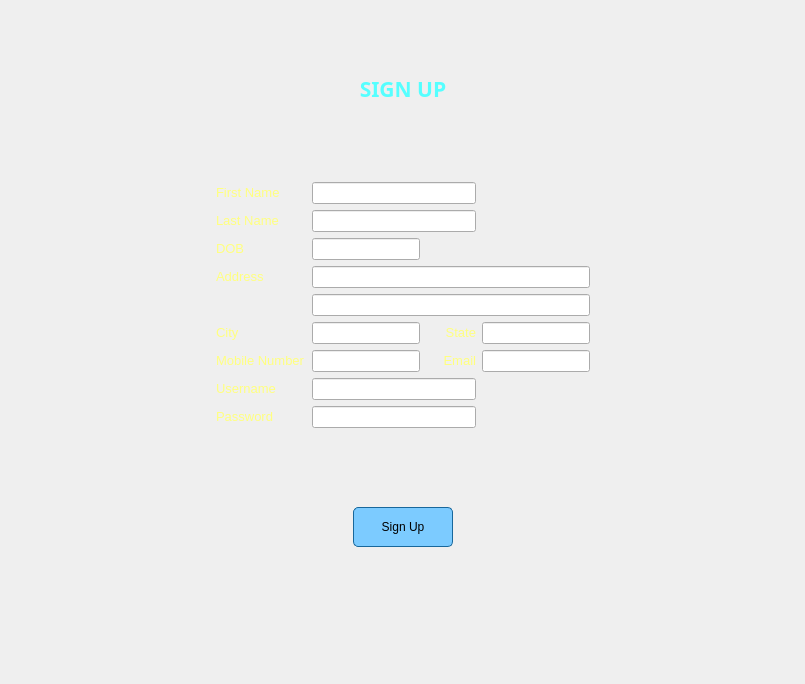
<?xml version="1.0" encoding="UTF-8"?>
<ui version="4.0">
 <class>signupwindow</class>
 <widget class="QWidget" name="signupwindow">
  <property name="geometry">
   <rect>
    <x>0</x>
    <y>0</y>
    <width>805</width>
    <height>684</height>
   </rect>
  </property>
  <property name="focusPolicy">
   <enum>Qt::StrongFocus</enum>
  </property>
  <property name="windowTitle">
   <string>Sign Up</string>
  </property>
  <layout class="QGridLayout" name="gridLayout_4">
   <item row="3" column="2">
    <spacer name="horizontalSpacer_2">
     <property name="orientation">
      <enum>Qt::Horizontal</enum>
     </property>
     <property name="sizeHint" stdset="0">
      <size>
       <width>40</width>
       <height>20</height>
      </size>
     </property>
    </spacer>
   </item>
   <item row="0" column="1">
    <spacer name="verticalSpacer_2">
     <property name="orientation">
      <enum>Qt::Vertical</enum>
     </property>
     <property name="sizeHint" stdset="0">
      <size>
       <width>20</width>
       <height>40</height>
      </size>
     </property>
    </spacer>
   </item>
   <item row="3" column="0">
    <spacer name="horizontalSpacer">
     <property name="orientation">
      <enum>Qt::Horizontal</enum>
     </property>
     <property name="sizeHint" stdset="0">
      <size>
       <width>40</width>
       <height>20</height>
      </size>
     </property>
    </spacer>
   </item>
   <item row="3" column="1">
    <widget class="QFrame" name="frame">
     <property name="styleSheet">
      <string notr="true"/>
     </property>
     <layout class="QGridLayout" name="gridLayout">
      <item row="8" column="2">
       <widget class="QLabel" name="label_6">
        <property name="minimumSize">
         <size>
          <width>50</width>
          <height>0</height>
         </size>
        </property>
        <property name="text">
         <string>&lt;html&gt;&lt;head/&gt;&lt;body&gt;&lt;p&gt;&lt;span style=&quot; font-size:10pt; color:#ffff7f;&quot;&gt;State&lt;/span&gt;&lt;/p&gt;&lt;/body&gt;&lt;/html&gt;</string>
        </property>
        <property name="alignment">
         <set>Qt::AlignRight|Qt::AlignTrailing|Qt::AlignVCenter</set>
        </property>
       </widget>
      </item>
      <item row="9" column="1">
       <widget class="QLineEdit" name="mobile">
        <property name="inputMethodHints">
         <set>Qt::ImhDigitsOnly</set>
        </property>
        <property name="maxLength">
         <number>10</number>
        </property>
       </widget>
      </item>
      <item row="9" column="3">
       <widget class="QLineEdit" name="email">
        <property name="inputMethodHints">
         <set>Qt::ImhEmailCharactersOnly</set>
        </property>
        <property name="maxLength">
         <number>60</number>
        </property>
       </widget>
      </item>
      <item row="11" column="1" colspan="2">
       <widget class="QLineEdit" name="pwd">
        <property name="maxLength">
         <number>60</number>
        </property>
        <property name="echoMode">
         <enum>QLineEdit::Password</enum>
        </property>
       </widget>
      </item>
      <item row="2" column="0">
       <widget class="QLabel" name="label">
        <property name="text">
         <string>&lt;html&gt;&lt;head/&gt;&lt;body&gt;&lt;p&gt;&lt;span style=&quot; font-size:10pt; color:#ffff7f;&quot;&gt;First Name&lt;/span&gt;&lt;/p&gt;&lt;/body&gt;&lt;/html&gt;</string>
        </property>
       </widget>
      </item>
      <item row="8" column="3">
       <widget class="QLineEdit" name="state">
        <property name="maxLength">
         <number>50</number>
        </property>
       </widget>
      </item>
      <item row="10" column="0">
       <widget class="QLabel" name="label_10">
        <property name="text">
         <string>&lt;html&gt;&lt;head/&gt;&lt;body&gt;&lt;p&gt;&lt;span style=&quot; font-size:10pt; color:#ffff7f;&quot;&gt;Username&lt;/span&gt;&lt;/p&gt;&lt;/body&gt;&lt;/html&gt;</string>
        </property>
       </widget>
      </item>
      <item row="4" column="1">
       <widget class="QLineEdit" name="dob">
        <property name="maxLength">
         <number>30</number>
        </property>
       </widget>
      </item>
      <item row="6" column="0">
       <widget class="QLabel" name="label_4">
        <property name="text">
         <string>&lt;html&gt;&lt;head/&gt;&lt;body&gt;&lt;p&gt;&lt;span style=&quot; font-size:10pt; color:#ffff7f;&quot;&gt;Address&lt;/span&gt;&lt;/p&gt;&lt;/body&gt;&lt;/html&gt;</string>
        </property>
       </widget>
      </item>
      <item row="2" column="1" colspan="2">
       <widget class="QLineEdit" name="fname">
        <property name="mouseTracking">
         <bool>true</bool>
        </property>
        <property name="maxLength">
         <number>60</number>
        </property>
        <property name="cursorMoveStyle">
         <enum>Qt::LogicalMoveStyle</enum>
        </property>
       </widget>
      </item>
      <item row="3" column="1" colspan="2">
       <widget class="QLineEdit" name="lname">
        <property name="maxLength">
         <number>60</number>
        </property>
       </widget>
      </item>
      <item row="11" column="0">
       <widget class="QLabel" name="label_11">
        <property name="text">
         <string>&lt;html&gt;&lt;head/&gt;&lt;body&gt;&lt;p&gt;&lt;span style=&quot; font-size:10pt; color:#ffff7f;&quot;&gt;Password&lt;/span&gt;&lt;/p&gt;&lt;/body&gt;&lt;/html&gt;</string>
        </property>
       </widget>
      </item>
      <item row="3" column="0">
       <widget class="QLabel" name="label_2">
        <property name="text">
         <string>&lt;html&gt;&lt;head/&gt;&lt;body&gt;&lt;p&gt;&lt;span style=&quot; font-size:10pt; color:#ffff7f;&quot;&gt;Last Name&lt;/span&gt;&lt;/p&gt;&lt;/body&gt;&lt;/html&gt;</string>
        </property>
       </widget>
      </item>
      <item row="7" column="1" colspan="3">
       <widget class="QLineEdit" name="add2">
        <property name="maxLength">
         <number>100</number>
        </property>
       </widget>
      </item>
      <item row="9" column="2">
       <widget class="QLabel" name="label_9">
        <property name="text">
         <string>&lt;html&gt;&lt;head/&gt;&lt;body&gt;&lt;p align=&quot;right&quot;&gt;&lt;span style=&quot; font-size:10pt; color:#ffff7f;&quot;&gt;Email&lt;/span&gt;&lt;/p&gt;&lt;/body&gt;&lt;/html&gt;</string>
        </property>
       </widget>
      </item>
      <item row="8" column="1">
       <widget class="QLineEdit" name="city">
        <property name="maxLength">
         <number>60</number>
        </property>
        <property name="echoMode">
         <enum>QLineEdit::Normal</enum>
        </property>
        <property name="alignment">
         <set>Qt::AlignLeading|Qt::AlignLeft|Qt::AlignVCenter</set>
        </property>
       </widget>
      </item>
      <item row="8" column="0">
       <widget class="QLabel" name="label_3">
        <property name="text">
         <string>&lt;html&gt;&lt;head/&gt;&lt;body&gt;&lt;p&gt;&lt;span style=&quot; font-size:10pt; color:#ffff7f;&quot;&gt;City&lt;/span&gt;&lt;/p&gt;&lt;/body&gt;&lt;/html&gt;</string>
        </property>
       </widget>
      </item>
      <item row="4" column="0">
       <widget class="QLabel" name="label_5">
        <property name="sizePolicy">
         <sizepolicy hsizetype="Ignored" vsizetype="Preferred">
          <horstretch>0</horstretch>
          <verstretch>0</verstretch>
         </sizepolicy>
        </property>
        <property name="minimumSize">
         <size>
          <width>70</width>
          <height>0</height>
         </size>
        </property>
        <property name="maximumSize">
         <size>
          <width>100</width>
          <height>16777215</height>
         </size>
        </property>
        <property name="text">
         <string>&lt;html&gt;&lt;head/&gt;&lt;body&gt;&lt;p&gt;&lt;span style=&quot; font-size:10pt; color:#ffff7f;&quot;&gt;DOB&lt;/span&gt;&lt;/p&gt;&lt;/body&gt;&lt;/html&gt;</string>
        </property>
        <property name="scaledContents">
         <bool>true</bool>
        </property>
       </widget>
      </item>
      <item row="10" column="1" colspan="2">
       <widget class="QLineEdit" name="username">
        <property name="maxLength">
         <number>60</number>
        </property>
       </widget>
      </item>
      <item row="9" column="0">
       <widget class="QLabel" name="label_8">
        <property name="text">
         <string>&lt;html&gt;&lt;head/&gt;&lt;body&gt;&lt;p&gt;&lt;span style=&quot; font-size:10pt; color:#ffff7f;&quot;&gt;Mobile Number&lt;/span&gt;&lt;/p&gt;&lt;/body&gt;&lt;/html&gt;</string>
        </property>
       </widget>
      </item>
      <item row="6" column="1" colspan="3">
       <widget class="QLineEdit" name="add1">
        <property name="inputMethodHints">
         <set>Qt::ImhDate</set>
        </property>
        <property name="maxLength">
         <number>100</number>
        </property>
       </widget>
      </item>
     </layout>
    </widget>
   </item>
   <item row="4" column="1">
    <spacer name="verticalSpacer_5">
     <property name="orientation">
      <enum>Qt::Vertical</enum>
     </property>
     <property name="sizeHint" stdset="0">
      <size>
       <width>20</width>
       <height>40</height>
      </size>
     </property>
    </spacer>
   </item>
   <item row="1" column="1">
    <widget class="QLabel" name="label_7">
     <property name="maximumSize">
      <size>
       <width>16777215</width>
       <height>50</height>
      </size>
     </property>
     <property name="font">
      <font>
       <family>Ubuntu Condensed</family>
       <pointsize>28</pointsize>
       <weight>75</weight>
       <bold>true</bold>
      </font>
     </property>
     <property name="text">
      <string>&lt;html&gt;&lt;head/&gt;&lt;body&gt;&lt;p&gt;&lt;span style=&quot; font-size:16pt; color:#55ffff;&quot;&gt;SIGN UP&lt;/span&gt;&lt;/p&gt;&lt;/body&gt;&lt;/html&gt;</string>
     </property>
     <property name="alignment">
      <set>Qt::AlignCenter</set>
     </property>
    </widget>
   </item>
   <item row="7" column="1">
    <spacer name="verticalSpacer">
     <property name="orientation">
      <enum>Qt::Vertical</enum>
     </property>
     <property name="sizeHint" stdset="0">
      <size>
       <width>20</width>
       <height>40</height>
      </size>
     </property>
    </spacer>
   </item>
   <item row="5" column="1" alignment="Qt::AlignHCenter">
    <widget class="QPushButton" name="signupbutton">
     <property name="minimumSize">
      <size>
       <width>100</width>
       <height>40</height>
      </size>
     </property>
     <property name="maximumSize">
      <size>
       <width>100</width>
       <height>16777215</height>
      </size>
     </property>
     <property name="styleSheet">
      <string notr="true">border: 1px solid rgb(24,103,155);
border-radius: 5px;
background-color: rgb(124,203,255);</string>
     </property>
     <property name="text">
      <string>Sign Up</string>
     </property>
     <property name="autoRepeatDelay">
      <number>303</number>
     </property>
    </widget>
   </item>
   <item row="2" column="1">
    <spacer name="verticalSpacer_6">
     <property name="orientation">
      <enum>Qt::Vertical</enum>
     </property>
     <property name="sizeHint" stdset="0">
      <size>
       <width>20</width>
       <height>40</height>
      </size>
     </property>
    </spacer>
   </item>
   <item row="6" column="1">
    <spacer name="verticalSpacer_3">
     <property name="orientation">
      <enum>Qt::Vertical</enum>
     </property>
     <property name="sizeHint" stdset="0">
      <size>
       <width>20</width>
       <height>40</height>
      </size>
     </property>
    </spacer>
   </item>
  </layout>
 </widget>
 <tabstops>
  <tabstop>fname</tabstop>
  <tabstop>lname</tabstop>
  <tabstop>dob</tabstop>
  <tabstop>add1</tabstop>
  <tabstop>add2</tabstop>
  <tabstop>city</tabstop>
  <tabstop>state</tabstop>
  <tabstop>mobile</tabstop>
  <tabstop>email</tabstop>
  <tabstop>username</tabstop>
  <tabstop>pwd</tabstop>
  <tabstop>signupbutton</tabstop>
 </tabstops>
 <resources/>
 <connections/>
</ui>
